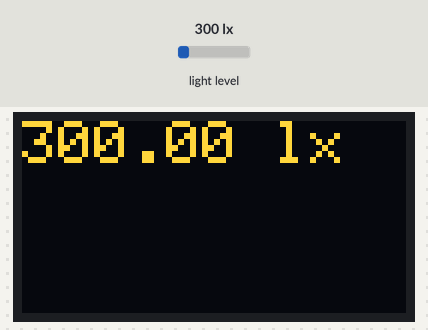
Bench run of a sketch on a simulated Arduino Uno, built with avr-gcc and run on an emulated ATmega328P. Parts: 128×64 one-colour display. Inputs (shaded band) come from the test bench; at power-on: light level 300 lx. The OLED is the two-colour kind (top 16 rows yellow); what the sketch prints to the serial monitor is not drawn.

Above: at 1.8 s.
1.9 s: light level set to 40 lx
At 3.0 s:
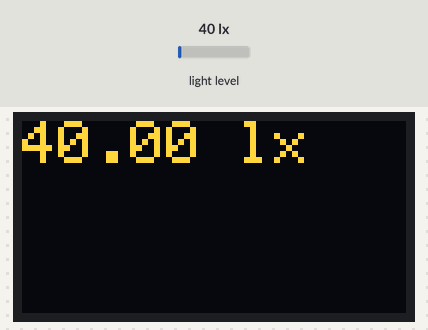
3.6 s: light level set to 500 lx
At 5.3 s:
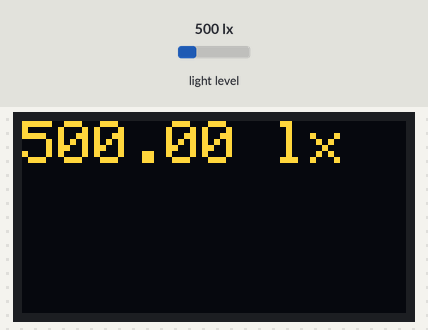
5.6 s: light level set to 1000 lx
At 6.7 s:
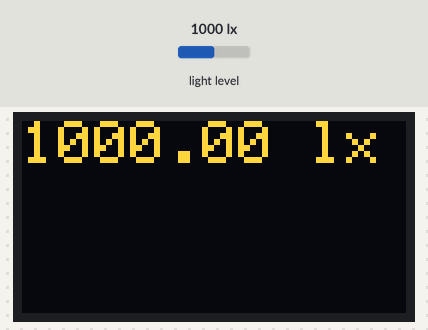
Timing chart, 0 to 8.6 s (numbered marks = the images above; inputs shaded):
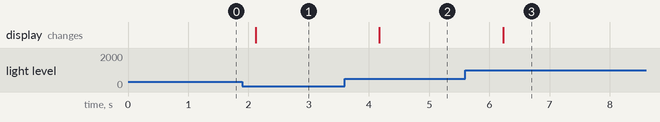

The sketch:

Prototype0.ino
```cpp
#include <Adafruit_GFX.h>
#include <Adafruit_SSD1306.h>
#include <Wire.h>
#include <BH1750.h>

#define OLED_RESET 4
Adafruit_SSD1306 display(128, 64, &Wire, OLED_RESET);

BH1750 lightMeter;
String light;

void setup() {
  Serial.begin(9600);
  // Initialize the I2C bus (BH1750 library doesn't do this automatically)
  Wire.begin();
  display.begin(SSD1306_SWITCHCAPVCC, 0x3C);
  lightMeter.begin();
  Serial.println(F("BH1750 Test begin"));
}

void loop() {
  float lux = lightMeter.readLightLevel();
  Serial.print("Light: ");
  Serial.print(lux);
  Serial.println(" lx");

  display.clearDisplay();
  // text display tests
  display.setTextSize(2);
  display.setTextColor(WHITE);
  display.setCursor(0, 0);
  display.print(lux);
  display.println(" lx");
  display.display();
  delay(1000);
}
```

Measured:
- after the input at 1.9 s, the display: changes after 0.22 s (image 1)
- after the input at 3.6 s, the display: changes after 0.57 s (image 2)
- after the input at 5.6 s, the display: changes after 0.63 s (image 3)
